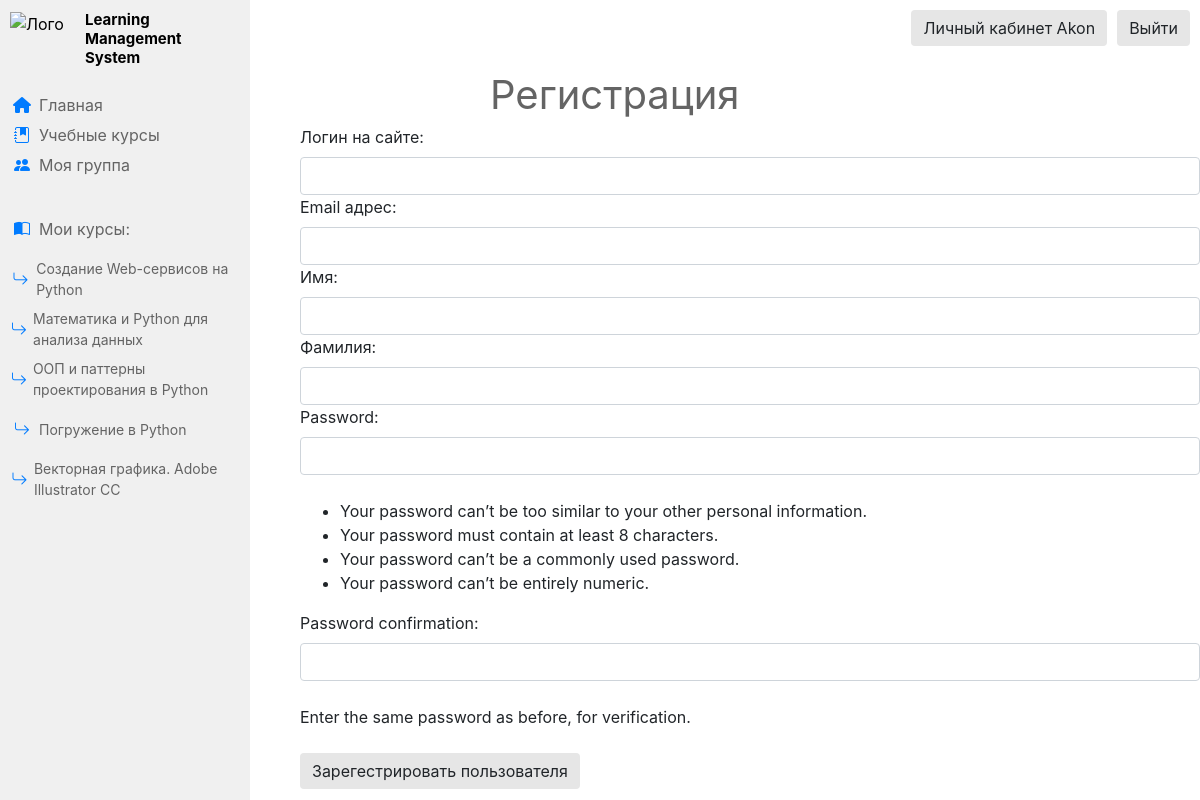
The page /profile/registration (signed in) on the database its author committed.
### groups/models.py (models this page shows, shortened)
class StudyGroups(models.Model):
    group_number = models.CharField('Учебная группа', unique=True, max_length=50)
    study_year_number = models.IntegerField('Курс обучения', default=1)
    department_name = models.CharField('Факультет', max_length=150, blank=True, null=True)
    courses = models.ManyToManyField(Courses, verbose_name='Учебные курсы', related_name='course_group')
    members = models.ManyToManyField(Profile, verbose_name='Учашиеся группы', related_name='member_group', limit_choices_to={'is_teacher':  False})
    group_avatar = models.ImageField('Эмблема группы', upload_to="images/groups/", default="images/groups/group_logo.jpg")
    class Meta:
        verbose_name = 'Учебная группа'
        verbose_name_plural = 'Учебные группы'

### courses/models.py (models this page shows, shortened)
class Courses(models.Model):
    title = models.CharField('Название курса', max_length=150, default='')
    anons = models.TextField('Анонс курса', max_length=1000, default='')
    description = models.TextField('Описание курса', max_length=10**6, default='')
    teachers = models.ManyToManyField(Profile, verbose_name='Преподаватели курса', related_name='teachers', limit_choices_to={'is_teacher':  True})
    confidants = models.ManyToManyField(Profile, verbose_name='Доверенные лица', related_name='confidants', limit_choices_to={'is_teacher':  False})
    course_avatar = models.ImageField('Аватар курса', upload_to="images/courses/", default="images/courses/py.png")
    class Meta:
        verbose_name = 'Курс'
        verbose_name_plural = 'Курсы'

### profile/models.py (models this page shows, shortened)
class Profile(AbstractBaseUser, PermissionsMixin):
    choices_1 = (
        ('Бакалавр', 'Бакалавр'),
        ('Специалист', 'Специалист'),
        ('Магистр', 'Магистр'),
    )
    choices_2 = (
        ('Очная', 'Очная'),
        ('Заочная', 'Заочная'),
        ('Вечерняя', 'Вечерняя'),
    )
    choices_3 = (
        ('Бюджетная', 'Бюджетная'),
        ('Контрактная', 'Контрактная'),
    )
    email = models.EmailField('email адрес', unique=True)
    login = models.CharField('Логин на сайте', unique=True, max_length=50)
    name = models.CharField('Имя', max_length=50, default='')
    begin_year = models.CharField('Год поступления', max_length=10, default='')
    surname = models.CharField('Фамилия', max_length=50, default='')
    degree = models.CharField('Степень', max_length=50, choices=choices_1, default='')
    form = models.CharField('Форма обучения', max_length=50, choices=choices_2, default='')
    pay = models.CharField('Основа обучения', max_length=50, choices=choices_3, default='')
    avatar = models.ImageField('Аватар', upload_to="images/profile/", default="images/profile/blank-avatar.jpg")
    phone_number = models.CharField('Номер телефона', max_length=50, null=True, blank=True)
    vk_url = models.CharField('Ссылка на профиль VK', max_length=50, null=True, blank=True)
    fb_url = models.CharField('Ссылка на профиль Facebook', max_length=50, null=True, blank=True)
    linkedin_url = models.CharField('Ссылка на профиль LinkedIn', max_length=50, null=True, blank=True)
    instagram_url = models.CharField('Ссылка на профиль Instagram', max_length=50, null=True, blank=True)
    is_teacher = models.BooleanField('Флаг учителя', default=False)
    is_staff = models.BooleanField(default=False)
    is_active = models.BooleanField(default=True)
    date_joined = models.DateTimeField(default=timezone.now)
    USERNAME_FIELD = 'email'
    REQUIRED_FIELDS = ['login']
    objects = CustomUserManager()
    class Meta:
        verbose_name = 'Профиль'
        verbose_name_plural = 'Профили'

### profile/views.py (the view, shortened to what this page needs)
# urls.py: path('registration', views.MyProjectRegistrView.as_view(), name='registration'),
class MyProjectRegistrView(CreateView):
    template_name = 'profile/registration.html'
    form_class = CustomUserCreationForm
    success_msg = 'Пользователь успешно создан'

### profile/forms.py (shortened to what this page needs)
class CustomUserCreationForm(UserCreationForm):
    class Meta(UserCreationForm):
        model = Profile
        fields = ('login', 'email', 'name', 'surname', )
    def __init__(self, *args, **kwargs):
        super().__init__(*args, **kwargs)
        for field in self.fields:
            self.fields[field].widget.attrs['class'] = 'form-control'

### profile/templates/profile/registration.html (shortened to what this page needs)
{% extends 'main/layout.html' %}
{% block content %}
    <div class="reg_log">
        <div class="reg_log_text"> Регистрация</div>
        <form method="post">
         {{ form }}
            </br></br><button class="btn btn-warning" type="submit">Зарегестрировать пользователя</button>
        </form>
{% endblock %}

### main/templates/main/layout.html (shortened to what this page needs)
{% load static %}
<!DOCTYPE html>
<html lang="en" xmlns="http://www.w3.org/1999/html">
<head>
    <link rel="stylesheet" href="https://stackpath.bootstrapcdn.com/bootstrap/4.5.2/css/bootstrap.min.css">
    <link rel="stylesheet" href="https://cdn.jsdelivr.net/npm/bootstrap-icons@1.3.0/font/bootstrap-icons.css">
    <link rel="stylesheet" href="{% static 'main/css/main.css' %}">
</head>
<body>
    <aside class="panel">
        <div class="header">
            <div class="logo"><img src="{% static 'main/img/first.svg' %}" alt="Лого"></img></div>
            <div class="text"><span>Learning Management System</span></div>
        </div>
        <div class="menu">
            <a href="{% url 'home' %}">
                <div class="menuitem">
                    <div class="icon"><i class="fas fa-home"></i></div>
                    <div class="text"><span>Главная</span></div>
                </div>
            </a>
            <a href="{% url 'courses_home' %}">
                <div class="menuitem">
                    <div class="icon"><i class="bi bi-journal-bookmark-fill"></i></div>
                    <div class="text">Учебные курсы</div>
                </div>
            </a>
            {% for el in request.user.member_group.all %}
                <a href="{% url 'group-info' el.id %}">
                    <div class="menuitem">
                        <div class="icon"><i class="bi bi-people-fill"></i></div>
                        <div class="text">Моя группа</div>
                    </div>
                </a>
                    <a>
                        <div class="menuitem3">
                            <div class="icon"><i class="bi bi-book-half"></i></div>
                            <div class="text">Мои курсы:</div>
                        </div>
                    </a>
                {% for member in el.courses.all %}
                    <a href="{% url 'courses-detail' member.id %}">
                        <div class="menuitem2">
                            <div class="icon"><i class="bi bi-arrow-return-right"></i></div>
                            <div class="text">{{ member.title }}</div>
                        </div>
                    </a>
                {% endfor %}
            {% endfor %}
        </div>
    </aside>
    <aside class="auth">
        {% if request.user.is_authenticated %}
            <a href="{% url 'logout' %}"><button class="btn btn-warning">Выйти</button></a>
            <a href="{% url 'profile' request.user.login %}"><button class="btn btn-warning">Личный кабинет {{ request.user.login }}</button></a>
        {% else %}
            <a href="{% url 'login' %}"><button class="btn btn-warning">Вход</button></a>
            <a href="{% url 'registration' %}"><button class="btn btn-warning">Регистрация</button></a>
        {% endif %}
    </aside>
    <main>
        {% block content %}
        {% endblock %}
    </main>
</body>
</html>
</body>
</html>

### main/static/main/css/main.css (style rules this page uses)
body { background: rgb(255, 255, 255); }
.panel { float: left; position: fixed; z-index: 2; background: rgb(240, 240, 240); width: 250px; padding: 0; height: 100vh; color: black; border-right: chartreuse; }
.header { width: 100%; height: 60px; background: rgb(240, 240, 240); position: relative; }
.header .logo { position: absolute; height: 40px; width: 60px; margin: 10px 10px; }
.header img { height: inherit; }
.header .text { height: 40px; width: 150px; position: absolute; top: 0; left: 85px; margin: 10px 0px; font-weight: bold; line-height: 1.2; }
.header .text span { height: inherit; font-size: 15px; margin-left: auto; margin-right: auto; }
.menu { margin-top: 30px; text-decoration: none; }
a:hover, a:visited, a:link, a:active { text-decoration: none; }
.menuitem { display: flex; width: 100%; height: 30px; transition: background-color 0.2s ease-out; text-decoration: none; }
.menuitem .icon { width: 24px; display: flex; align-items: center; justify-content: center; margin-left: 10px; }
.menuitem .fas { font-size: 16px; display: flex; }
.menuitem .text { height: 30px; font-size: 16px; color: rgb(100,100,100); margin-left: 5px; display: flex; align-items: center; justify-content: center; }
.auth { float: top; height: 60px; color: black; width: 100%; background: rgba(255, 255, 255, 0.5); backdrop-filter: blur(5px); border-bottom: 2px solid rgba(255, 255, 255, 1.0); position: fixed; z-index: 1; }
.auth a { float: right; margin-top: 10px; margin-right: 10px; }
.btn-warning { background-color: rgb(230, 230, 230); border-style: none; }
main { margin-left: 250px; overflow: auto; height: 1fr; }
form { margin-left: 20%; width: 900px; margin-up: 50px; }
.menuitem2 { display: flex; width: 100%; height: 50px; transition: background-color 0.2s ease-out; text-decoration: none; }
.menuitem2 .icon { width: 24px; display: flex; align-items: center; justify-content: center; margin-left: 10px; }
.menuitem2 .text { height: 50px; font-size: 14px; color: rgb(100,100,100); margin-left: 5px; display: flex; align-items: center; justify-content: center; }
.menuitem3 { display: flex; width: 100%; height: 50px; transition: background-color 0.2s ease-out; text-decoration: none; }
.menuitem3 .icon { width: 24px; display: flex; align-items: center; justify-content: center; margin-left: 10px; color: #007bff; }
.menuitem3 .text { height: 50px; font-size: 16px; color: rgb(100,100,100); margin-left: 5px; display: flex; align-items: center; justify-content: center; }
.reg_log { margin-top: 65px; }
.reg_log_text { margin-left: 40%; font-size: 40px; color: rgb(100,100,100); }

### rows shown on the page
Courses: title "Создание Web-сервисов на Python"
Courses: title "Математика и Python для анализа данных"
Courses: title "ООП и паттерны проектирования в Python"
Courses: title "Погружение в Python"
Courses: title "Векторная графика. Adobe Illustrator CC"
Profile: user.login "Akon"
